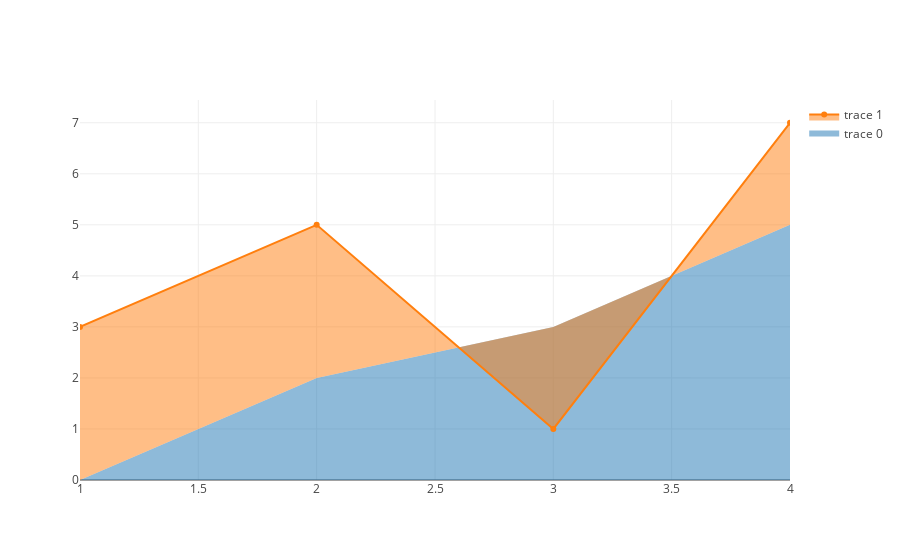

Here is the notebook cell this chart was saved with:
### Markdown cell above
# Basic Overlaid Area Chart

### Code cell
trace0 = go.Scatter(
    x=[1, 2, 3, 4],
    y=[0, 2, 3, 5],
    fill='tozeroy',
    mode='none'
)
trace1 = go.Scatter(
    x=[1, 2, 3, 4],
    y=[3, 5, 1, 7],
    fill='tonexty'
)

data = [trace0, trace1]
plotly.offline.iplot(data, filename='basic-area')

### Figure 1 — Plotly figure (JSON) as saved in the notebook; plotly's stock layout.template omitted (floating-point values rounded to 4 significant figures)
{"data": [{"fill": "tozeroy", "mode": "none", "type": "scatter", "uid": "37f945bd-c537-4443-9941-2b2e147b00ff", "x": [1, 2, 3, 4], "y": [0, 2, 3, 5]}, {"fill": "tonexty", "type": "scatter", "uid": "8632bf58-1489-4496-92e6-26724dc519f8", "x": [1, 2, 3, 4], "y": [3, 5, 1, 7]}], "layout": {}}
